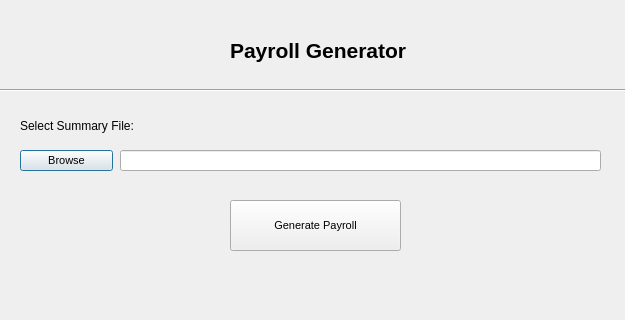
<?xml version="1.0" encoding="UTF-8"?>
<ui version="4.0">
 <class>payroll_generator</class>
 <widget class="QDialog" name="payroll_generator">
  <property name="geometry">
   <rect>
    <x>0</x>
    <y>0</y>
    <width>625</width>
    <height>320</height>
   </rect>
  </property>
  <property name="font">
   <font>
    <pointsize>8</pointsize>
   </font>
  </property>
  <property name="contextMenuPolicy">
   <enum>Qt::PreventContextMenu</enum>
  </property>
  <property name="windowTitle">
   <string>Quikmed Payroll Generator</string>
  </property>
  <property name="windowIcon">
   <iconset resource="icon.qrc">
    <normaloff>:/Quikmed icon/quikmed-logo.ico</normaloff>:/Quikmed icon/quikmed-logo.ico</iconset>
  </property>
  <widget class="QLineEdit" name="file_name">
   <property name="geometry">
    <rect>
     <x>120</x>
     <y>150</y>
     <width>481</width>
     <height>21</height>
    </rect>
   </property>
   <property name="text">
    <string/>
   </property>
  </widget>
  <widget class="QPushButton" name="browse_btn">
   <property name="geometry">
    <rect>
     <x>20</x>
     <y>150</y>
     <width>93</width>
     <height>21</height>
    </rect>
   </property>
   <property name="font">
    <font>
     <family>Arial</family>
     <pointsize>8</pointsize>
     <weight>50</weight>
     <bold>false</bold>
    </font>
   </property>
   <property name="text">
    <string>Browse</string>
   </property>
  </widget>
  <widget class="QLabel" name="browse_label">
   <property name="geometry">
    <rect>
     <x>20</x>
     <y>110</y>
     <width>151</width>
     <height>31</height>
    </rect>
   </property>
   <property name="font">
    <font>
     <family>Arial</family>
     <pointsize>9</pointsize>
    </font>
   </property>
   <property name="text">
    <string>Select Summary File:</string>
   </property>
  </widget>
  <widget class="QPushButton" name="generate_btn">
   <property name="geometry">
    <rect>
     <x>230</x>
     <y>200</y>
     <width>171</width>
     <height>51</height>
    </rect>
   </property>
   <property name="font">
    <font>
     <family>Arial</family>
    </font>
   </property>
   <property name="text">
    <string>Generate Payroll</string>
   </property>
  </widget>
  <widget class="QLabel" name="qm_logo">
   <property name="geometry">
    <rect>
     <x>10</x>
     <y>10</y>
     <width>81</width>
     <height>71</height>
    </rect>
   </property>
   <property name="text">
    <string/>
   </property>
   <property name="pixmap">
    <pixmap resource="icon.qrc">:/Quikmed icon/quikmed-logo.png</pixmap>
   </property>
   <property name="scaledContents">
    <bool>true</bool>
   </property>
  </widget>
  <widget class="QLabel" name="title">
   <property name="geometry">
    <rect>
     <x>230</x>
     <y>20</y>
     <width>181</width>
     <height>61</height>
    </rect>
   </property>
   <property name="font">
    <font>
     <family>Arial</family>
     <pointsize>16</pointsize>
     <weight>75</weight>
     <italic>false</italic>
     <bold>true</bold>
     <underline>false</underline>
    </font>
   </property>
   <property name="text">
    <string>Payroll Generator</string>
   </property>
  </widget>
  <widget class="Line" name="line">
   <property name="geometry">
    <rect>
     <x>0</x>
     <y>80</y>
     <width>641</width>
     <height>21</height>
    </rect>
   </property>
   <property name="orientation">
    <enum>Qt::Horizontal</enum>
   </property>
  </widget>
 </widget>
 <resources>
  <include location="icon.qrc"/>
 </resources>
 <connections/>
</ui>
